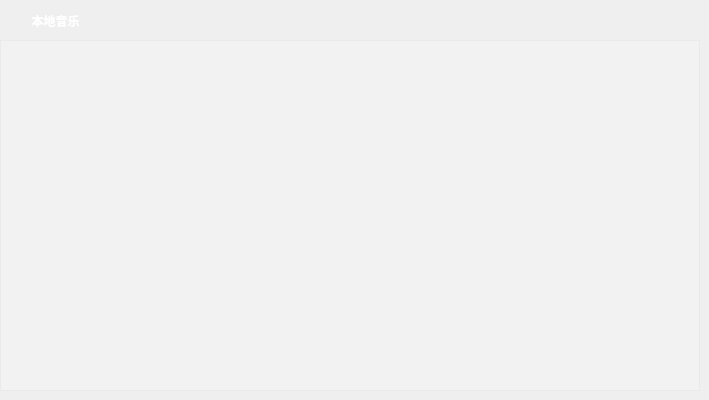
   <widget class="QWidget" name="local">
    <widget class="MusicListWidget" name="localMusicWidget">
     <property name="geometry">
      <rect>
       <x>0</x>
       <y>40</y>
       <width>700</width>
       <height>351</height>
      </rect>
     </property>
     <property name="font">
      <font>
       <weight>75</weight>
       <bold>true</bold>
      </font>
     </property>
     <property name="styleSheet">
      <string notr="true">color: rgb(255, 255, 255);
background-color: rgba(255, 255, 255, 50);
</string>
     </property>
     <property name="horizontalScrollBarPolicy">
      <enum>Qt::ScrollBarAlwaysOff</enum>
     </property>
     <property name="sizeAdjustPolicy">
      <enum>QAbstractScrollArea::AdjustToContentsOnFirstShow</enum>
     </property>
     <property name="selectionMode">
      <enum>QAbstractItemView::SingleSelection</enum>
     </property>
     <property name="isWrapping" stdset="0">
      <bool>false</bool>
     </property>
     <property name="wordWrap">
      <bool>false</bool>
     </property>
     <property name="selectionRectVisible">
      <bool>false</bool>
     </property>
     <property name="sortingEnabled">
      <bool>false</bool>
     </property>
    </widget>
    <widget class="QLabel" name="titleLabel_Local">
     <property name="enabled">
      <bool>true</bool>
     </property>
     <property name="geometry">
      <rect>
       <x>0</x>
       <y>0</y>
       <width>111</width>
       <height>41</height>
      </rect>
     </property>
     <property name="font">
      <font>
       <family>Microsoft YaHei UI</family>
       <pointsize>9</pointsize>
       <weight>75</weight>
       <italic>false</italic>
       <bold>true</bold>
      </font>
     </property>
     <property name="styleSheet">
      <string notr="true">color:rgb(255, 255, 255);
</string>
     </property>
     <property name="text">
      <string>本地音乐</string>
     </property>
     <property name="alignment">
      <set>Qt::AlignCenter</set>
     </property>
    </widget>
    <widget class="QWidget" name="layoutWidget">
     <property name="geometry">
      <rect>
       <x>540</x>
       <y>0</y>
       <width>155</width>
       <height>43</height>
      </rect>
     </property>
     <layout class="QHBoxLayout" name="horizontalLayout_Local">
      <item>
       <widget class="QPushButton" name="btnSortSinger_Local">
        <property name="font">
         <font>
          <family>Microsoft YaHei UI</family>
          <pointsize>10</pointsize>
          <weight>75</weight>
          <bold>true</bold>
         </font>
        </property>
        <property name="cursor">
         <cursorShape>PointingHandCursor</cursorShape>
        </property>
        <property name="toolTip">
         <string>按歌手名排序</string>
        </property>
        <property name="styleSheet">
         <string notr="true"/>
        </property>
        <property name="text">
         <string/>
        </property>
        <property name="icon">
         <iconset resource="imagefile.qrc">
          <normaloff>:/image/image/image/singer.png</normaloff>:/image/image/image/singer.png</iconset>
        </property>
        <property name="iconSize">
         <size>
          <width>30</width>
          <height>30</height>
         </size>
        </property>
        <property name="flat">
         <bool>true</bool>
        </property>
       </widget>
      </item>
      <item>
       <widget class="QPushButton" name="btnSortTitle_Local">
        <property name="font">
         <font>
          <family>Microsoft YaHei UI</family>
          <pointsize>10</pointsize>
          <weight>75</weight>
          <bold>true</bold>
         </font>
        </property>
        <property name="cursor">
         <cursorShape>PointingHandCursor</cursorShape>
        </property>
        <property name="toolTip">
         <string>按歌曲名排序</string>
        </property>
        <property name="styleSheet">
         <string notr="true"/>
        </property>
        <property name="text">
         <string/>
        </property>
        <property name="icon">
         <iconset resource="imagefile.qrc">
          <normaloff>:/image/image/image/sort-alpha-asc_ea48_ether.png</normaloff>:/image/image/image/sort-alpha-asc_ea48_ether.png</iconset>
        </property>
        <property name="iconSize">
         <size>
          <width>30</width>
          <height>30</height>
         </size>
        </property>
        <property name="flat">
         <bool>true</bool>
        </property>
       </widget>
      </item>
     </layout>
    </widget>
    <widget class="QPushButton" name="btnClear_Local">
     <property name="geometry">
      <rect>
       <x>100</x>
       <y>0</y>
       <width>41</width>
       <height>41</height>
      </rect>
     </property>
     <property name="font">
      <font>
       <family>Microsoft YaHei UI</family>
       <pointsize>10</pointsize>
       <weight>75</weight>
       <bold>true</bold>
      </font>
     </property>
     <property name="cursor">
      <cursorShape>PointingHandCursor</cursorShape>
     </property>
     <property name="toolTip">
      <string>清空当前列表</string>
     </property>
     <property name="styleSheet">
      <string notr="true"/>
     </property>
     <property name="text">
      <string/>
     </property>
     <property name="icon">
      <iconset resource="imagefile.qrc">
       <normaloff>:/image/image/image/clear.png</normaloff>:/image/image/image/clear.png</iconset>
     </property>
     <property name="iconSize">
      <size>
       <width>30</width>
       <height>30</height>
      </size>
     </property>
     <property name="flat">
      <bool>true</bool>
     </property>
    </widget>
   </widget>
